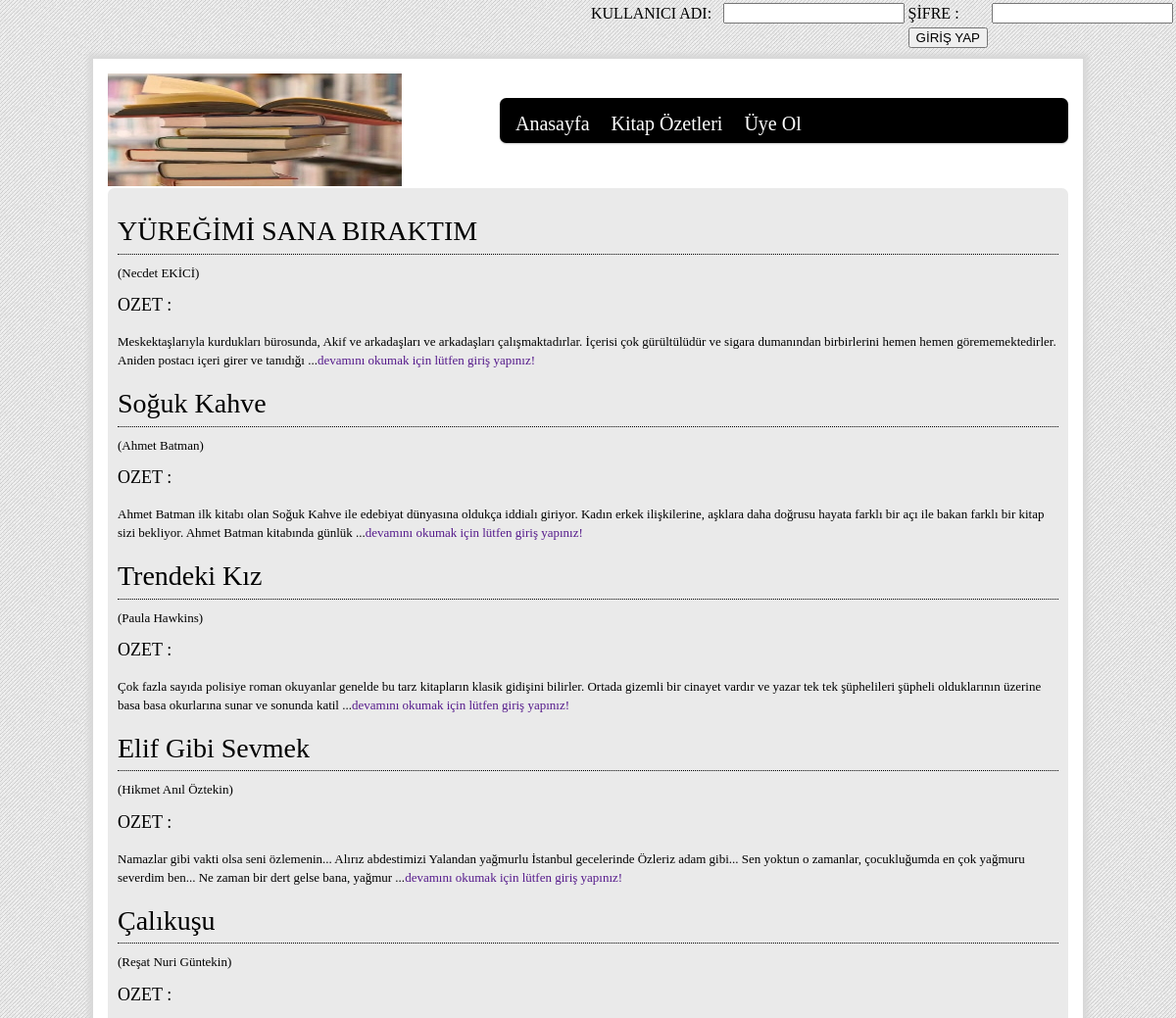
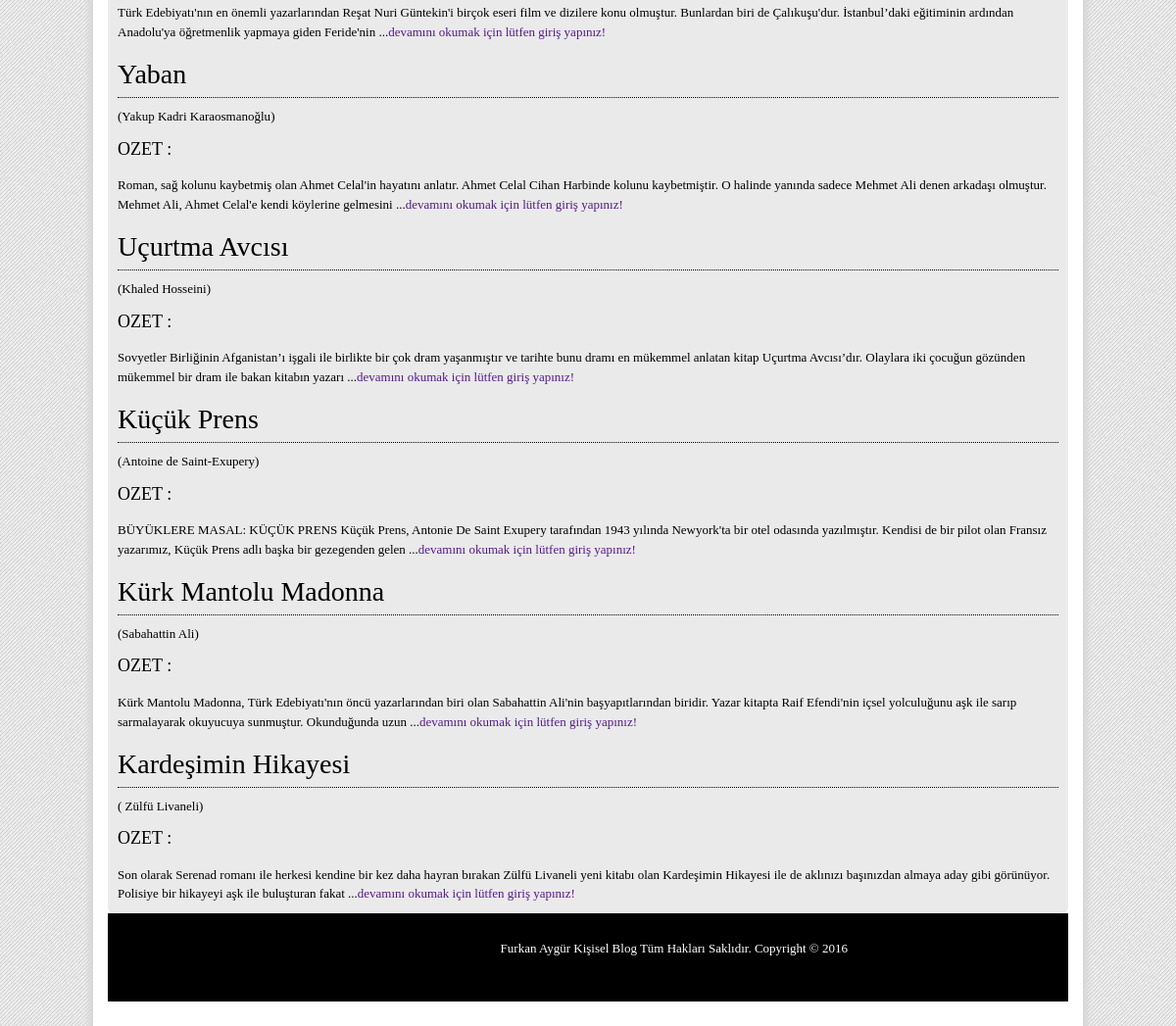
Page /index.php?sayfa=kitapozet on the committed database (2 pictures, top to bottom).
### tables this page shows
CREATE TABLE IF NOT EXISTS `kitap` (
  `id` int(5) NOT NULL AUTO_INCREMENT,
  `kitapadi` varchar(255) NOT NULL,
  `yazar` varchar(255) NOT NULL,
  `ozet` text NOT NULL,
  `ekleyen` varchar(15) NOT NULL,
  PRIMARY KEY (`id`)
);

### kitapozetleri.php (the view)
<?php
 function kisalt($metin, $uzunluk){
        $metin = substr($metin, 0, $uzunluk)."...";
        $metin_son = strrchr($metin, " ");
        $metin = str_replace($metin_son," ...<span style='color:red'><a href=''>devamını okumak için lütfen giriş yapınız!</a></span>", $metin);
        return $metin;
    }
$query=@mysql_query("select * from kitap");
	while($yaz=@mysql_fetch_array($query))
  {	  $id=$yaz['id'];
  	  $kitapadi=$yaz['kitapadi'];
	  $yazar=$yaz['yazar'];
	  $ozet=$yaz['ozet'];
	if($id>1){?>
 <center>
 <div align="left"><h3> <?php echo $kitapadi;?></h3>(<?php echo$yazar;?>)
 </div>
 </center>
  <center>
 <div align="left"><h4>OZET :</h4>
 <?php
  if($oturum==true){
	   echo $ozet;
   }else{
		echo kisalt($ozet,250);
   }
 ?>
 </div>
 </center>
    <?php }}
?>

### css/styles.css (style rules this page uses)
html, body, div, span, h1, h2, h3, h4, h5, h6, p, ol, ul, li, form, label, legend, caption, aside, details, figcaption, figure, footer,header, hgroup, menu, nav, section, summary { margin: 0; padding: 0; border: 0; outline: 0; font-weight: inherit; font-style: inherit; font-size: 100%; font-family: inherit; vertical-align: baseline; }
html, body { width:100%; height:100%; }
html, body { font-family:Georgia, "Times New Roman", Times, serif; font-size: 13px; color: black; margin:0 0 1px; line-height: 1.5; background-image:url(../images/bg1.png); background-position:left top; background-repeat:repeat; }
a, p a { text-decoration:none; }
h1, h2, h3, h4, h5, h6 { font-family:Georgia, "Times New Roman", Times, serif; font-weight: normal; position:relative; }
h3 { font-size: 28px; line-height:1.6; color:black; text-transform:none; text-align:left; background-color:transparent; padding-top:12px; margin-bottom:9px; border-bottom:1px dotted black; }
h4 { font-size: 18px; line-height:1.7; color:black; text-align:left; width:350px; padding-top:8px; margin-bottom:12px; }

### rows in the picture
kitap: kitapadi "YÜREĞİMİ SANA BIRAKTIM", yazar "Necdet EKİCİ", ozet "Meskektaşlarıyla kurdukları bürosunda, Akif ve arkadaşları ve arkadaşları çalışmaktadırlar. İçerisi çok gürültülüdür ve sigara dumanından birbirlerini hemen hemen görememektedirler. Aniden postacı içeri girer ve tanıdığı ... devamını okumak için lütfen giriş yapınız!"
kitap: kitapadi "Soğuk Kahve", yazar "Ahmet Batman", ozet "Ahmet Batman ilk kitabı olan Soğuk Kahve ile edebiyat dünyasına oldukça iddialı giriyor. Kadın erkek ilişkilerine, aşklara daha doğrusu hayata farklı bir açı ile bakan farklı bir kitap sizi bekliyor. Ahmet Batman kitabında günlük ... devamını okumak için lütfen giriş yapınız!"
kitap: kitapadi "Trendeki Kız", yazar "Paula Hawkins", ozet "Çok fazla sayıda polisiye roman okuyanlar genelde bu tarz kitapların klasik gidişini bilirler. Ortada gizemli bir cinayet vardır ve yazar tek tek şüphelileri şüpheli olduklarının üzerine basa basa okurlarına sunar ve sonunda katil ... devamını okumak için lütfen giriş yapınız!"
kitap: kitapadi "Elif Gibi Sevmek", yazar "Hikmet Anıl Öztekin", ozet "Namazlar gibi vakti olsa seni özlemenin... Alırız abdestimizi Yalandan yağmurlu İstanbul gecelerinde Özleriz adam gibi... Sen yoktun o zamanlar, çocukluğumda en çok yağmuru severdim ben... Ne zaman bir dert gelse bana, yağmur ... devamını okumak için lütfen giriş yapınız!"
kitap: kitapadi "Çalıkuşu", yazar "Reşat Nuri Güntekin", ozet "Türk Edebiyatı'nın en önemli yazarlarından Reşat Nuri Güntekin'i birçok eseri film ve dizilere konu olmuştur. Bunlardan biri de Çalıkuşu'dur. İstanbul’daki eğitiminin ardından Anadolu'ya öğretmenlik yapmaya giden Feride'nin ... devamını okumak için lütfen giriş yapınız!"
kitap: kitapadi "Yaban", yazar "Yakup Kadri Karaosmanoğlu", ozet "Roman, sağ kolunu kaybetmiş olan Ahmet Celal'in hayatını anlatır. Ahmet Celal Cihan Harbinde kolunu kaybetmiştir. O halinde yanında sadece Mehmet Ali denen arkadaşı olmuştur. Mehmet Ali, Ahmet Celal'e kendi köylerine gelmesini ... devamını okumak için lütfen giriş yapınız!"
kitap: kitapadi "Uçurtma Avcısı", yazar "Khaled Hosseini", ozet "Sovyetler Birliğinin Afganistan’ı işgali ile birlikte bir çok dram yaşanmıştır ve tarihte bunu dramı en mükemmel anlatan kitap Uçurtma Avcısı’dır. Olaylara iki çocuğun gözünden mükemmel bir dram ile bakan kitabın yazarı ... devamını okumak için lütfen giriş yapınız!"
kitap: kitapadi "Küçük Prens", yazar "Antoine de Saint-Exupery", ozet "BÜYÜKLERE MASAL: KÜÇÜK PRENS Küçük Prens, Antonie De Saint Exupery tarafından 1943 yılında Newyork'ta bir otel odasında yazılmıştır. Kendisi de bir pilot olan Fransız yazarımız, Küçük Prens adlı başka bir gezegenden gelen ... devamını okumak için lütfen giriş yapınız!"
kitap: kitapadi "Kürk Mantolu Madonna", yazar "Sabahattin Ali", ozet "Kürk Mantolu Madonna, Türk Edebiyatı'nın öncü yazarlarından biri olan Sabahattin Ali'nin başyapıtlarından biridir. Yazar kitapta Raif Efendi'nin içsel yolculuğunu aşk ile sarıp sarmalayarak okuyucuya sunmuştur. Okunduğunda uzun ... devamını okumak için lütfen giriş yapınız!"
kitap: kitapadi "Kardeşimin Hikayesi", yazar "Zülfü Livaneli", ozet "Son olarak Serenad romanı ile herkesi kendine bir kez daha hayran bırakan Zülfü Livaneli yeni kitabı olan Kardeşimin Hikayesi ile de aklınızı başınızdan almaya aday gibi görünüyor. Polisiye bir hikayeyi aşk ile buluşturan fakat ... devamını okumak için lütfen giriş yapınız!"
